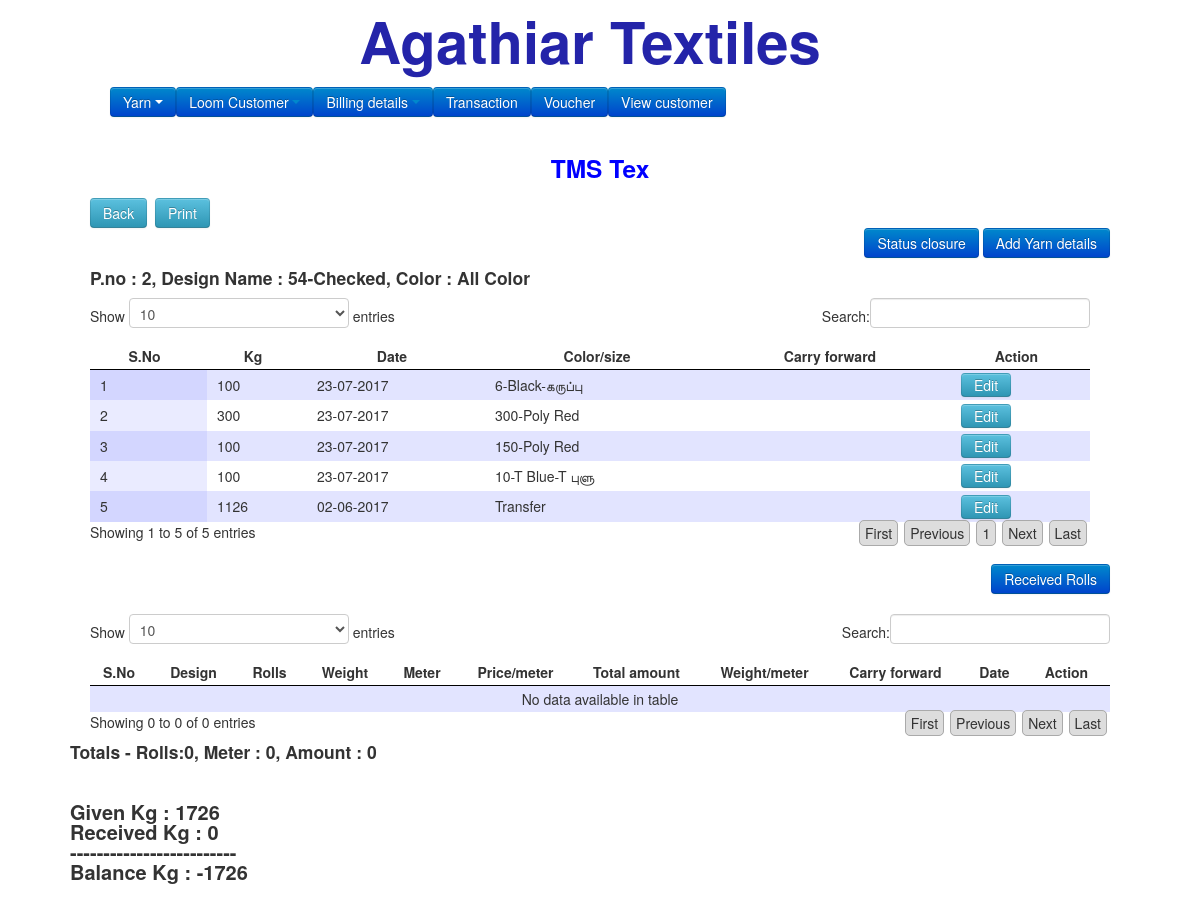
Page /paavudetails.php?userid=1&paavuid=2 on the earlier database version.
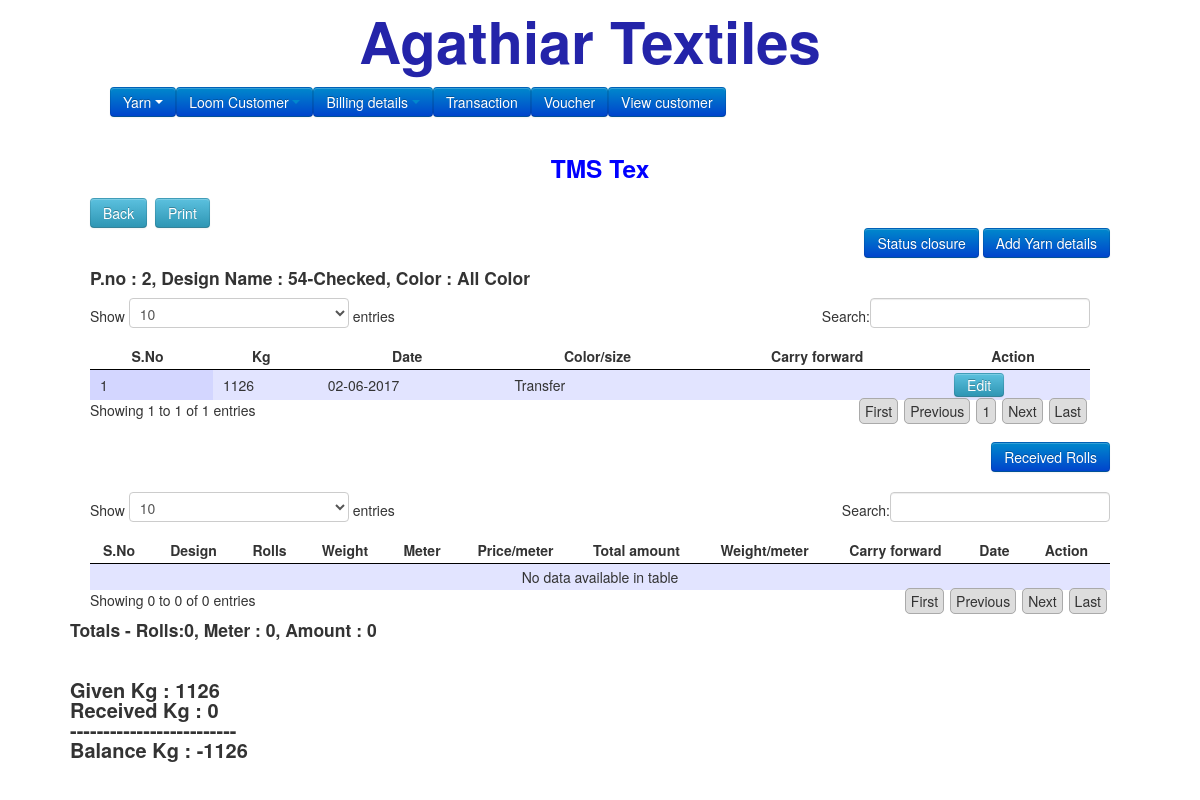
Same page on the later database version.
### tables this page shows
CREATE TABLE `users` (
  `id` int(50) NOT NULL,
  `name` varchar(50) NOT NULL,
  `emailid` varchar(50) NOT NULL,
  `mobileno` varchar(50) NOT NULL,
  `address` varchar(150) NOT NULL,
  `date` varchar(50) NOT NULL
);

CREATE TABLE `paavus` (
  `id` int(50) NOT NULL,
  `paavuno` int(20) NOT NULL,
  `name` varchar(50) NOT NULL,
  `userid` int(50) NOT NULL,
  `price` double NOT NULL,
  `date` timestamp NOT NULL DEFAULT CURRENT_TIMESTAMP,
  `color` varchar(50) NOT NULL,
  `status` int(10) NOT NULL,
  `statusupdate` varchar(50) NOT NULL,
  `carry_paavuid` int(20) NOT NULL,
  `closeamount` double NOT NULL
);

CREATE TABLE `designs` (
  `id` int(11) NOT NULL,
  `name` varchar(50) NOT NULL,
  `date` varchar(100) NOT NULL
);

CREATE TABLE `paavudetails` (
  `id` int(11) NOT NULL,
  `paavuid` int(11) NOT NULL,
  `carry_paavuid` int(10) NOT NULL,
  `kg` double NOT NULL,
  `color` int(11) NOT NULL,
  `date` varchar(50) NOT NULL,
  `printno` int(20) NOT NULL,
  `threadid` int(20) NOT NULL,
  `yarnprintno` int(20) NOT NULL
);

CREATE TABLE `color` (
  `id` int(50) NOT NULL,
  `name` text NOT NULL,
  `date` varchar(50) NOT NULL
);

### paavudetails.php (the view, shortened to what this page needs)
<?php
include('template/header.php');
$userid=$_REQUEST["userid"];
$paavuid=$_REQUEST["paavuid"];
$paavus = getSingleData('paavus',$paavuid);
$users = getSingleData('users',$userid);
?>
<div id="print">
<center><h3 style="color:blue;"><?php echo $users[0]['name']; ?></h3></center>
<div class="back"><a href="paavu.php?userid=<?php echo $userid; ?>"><input type="button" value="Back" class="btn btn-info"></a>&nbsp;&nbsp;<a href="javascript:void(0);" onclick="printTrigger();"><input type="button" value="Print" class="btn btn-info"></a></div>
<div align="right" class="row">
<?php
if($paavus[0]['status'] == 0) { ?>
<a href="statusupdate.php?userid=<?php echo $userid; ?>&paavuid=<?php echo $paavuid; ?>"><input type="button" value="Status closure" class="btn btn-primary"></a>
<a href="add_paavudetails.php?userid=<?php echo $userid; ?>&paavuid=<?php echo $paavuid; ?>"><input type="submit" value="Add Yarn details" class="btn btn-primary"></a>
<?php } ?>
</div>
<?php
$select=mysql_query("SELECT * FROM paavudetails where paavuid = {$paavuid} order by id desc");
?>
<h4>P.no : <?php echo $paavus[0]['paavuno']; ?>, Design Name : <?php echo getDataByName('designs', $paavus[0]['name'], 'name');  ?>, Color : <?php echo $paavus[0]['color']  ?></h4>
<div class="row container-fluid">
<div class="col-sm-12">
<table id="example" border="0">
<thead>
<tr>
<th>S.No</th>
<th>Kg</th>
<th>Date</th>
<th>Color/size</th>
<th>Carry forward</th>
<th>Action</th>
</tr>
</thead>
<tbody>
<?php
$sno = 1;
$addKg = 0;
$returnKg = 0;
while($fetch = mysql_fetch_assoc($select)) {
	$addKg = $addKg + $fetch["kg"];
	if($fetch["carry_paavuid"] != 0){
		$carry_paavus = getSingleData('paavus',$fetch["carry_paavuid"]);
		if(!empty($carry_paavus)) {
		$carryfor = "carry forward from: ".$carry_paavus[0]['paavuno']."-".getDataByName('designs', $carry_paavus[0]['name'], 'name');
		} else {
			$carryfor = '';
		}
	} else {
		$carryfor = '';
	}
echo "<tr><td>{$sno}</td><td>".$fetch["kg"]."</td><td>".date('d-m-Y',$fetch["date"])."</td><td>".getDataByName('color', $fetch["color"], 'name')."</td><td>".$carryfor."</td><td>"."<button class='btn btn-info cbtn' onclick=\"redirect('add_paavudetails.php?id=".$fetch["id"]."&paavuid=".$paavuid."&userid=".$userid."')\">Edit</button></td></tr>";
$sno++;
}
?>
</tbody>
</table>
</div>
</div>
<?php if($paavus[0]['status'] == 0) { ?>
<div class="row" align="right"><a href="return_Paavudetails.php?userid=<?php echo $userid; ?>&paavuid=<?php echo $paavuid; ?>"><input type="submit" value="Received Rolls" class="btn btn-primary"></a></div>
<?php } ?>
<table class="example" border="0">
<thead>
<tr>
<th>S.No</th>
<th>Design</th>
<th>Rolls</th>
<th>Weight</th>
<th>Meter</th>
<th>Price/meter</th>
<th>Total amount</th>
<th>Weight/meter</th>
<th>Carry forward</th>
<th>Date</th>
<th>Action</th>
</tr>
</thead>
<tbody>
<?php
$totalroles = 0;
$totalmeter = 0;
$totalamount = 0;
?>
</tbody>
</table>
<br/>
<div class="row">
<h4>Totals -  Rolls:<?php echo $totalroles; ?>,  Meter : <?php echo $totalmeter; ?>,  Amount : <?php echo $totalamount; ?> </h4></div>
<div class="row" style="font-size:20px;padding-top:30px;font-weight:bold;">
Given Kg : <?php echo $addKg; ?><br/>
Received Kg : <?php echo $returnKg; ?><br/>
-------------------------<br/>
Balance Kg : <?php echo $returnKg-$addKg; ?>
</div>
<div class="row" align="center" style="font-size:20px;padding-top:30px;font-weight:bold;">
</body>
</html>

### template/header.php (shortened to what this page needs)
<?php
function getSingleData($tablename, $id){
	$sql = "select * from {$tablename} where id = {$id}";
	$select=mysql_query($sql);
	$i=0;
	$data = [];
	while($fetch = mysql_fetch_assoc($select)) {
		$data[$i] = $fetch;
		$i++;
	}
	return $data;
}
function getSqlData($sql){
	$data = [];
	return $data;
}
function getDataByName($tablename, $id, $fieldName){
	if($id){
	$sql = "select * from {$tablename} where id = {$id}";
	$select=mysql_query($sql);
	$i=0;
	while($fetch = mysql_fetch_assoc($select)) {
		$data[$i] = $fetch;
		$i++;
	}
	return $data[0][$fieldName];
	} else {
		return '';
	}
}
?>
<!DOCTYPE HTML>
<html>
<head>
<link rel="stylesheet" type="text/css" href="css/bootstrap.min.css">
<link rel="stylesheet" type="text/css" href="css/jquery.dataTables.css">
<link rel="stylesheet" media="all" type="text/css" href="css/jquery-ui-1.8.16.custom.css" />
  <link rel="stylesheet" media="all" type="text/css" href="css/validationEngine.jquery.css" />
</head>
<body class="container" style="width:85%;">
<div class="container-fluid" >
	<div class="row">
		<div class="page-banner" style="font-size: 58px;font-weight: bold;text-align: center;padding: 16px;color: #2424a9;margin:15px;">Agathiar Textiles </div>
	</div>
	<div>
		<nav style="min-height:36px;" class="navbar navbar-default">
			<div class="buttoncls">
				<ul class="nav navbar-nav">
				  <li class="active">
					<div class="dropdown">
					  <button class="btn btn-primary dropdown-toggle" type="button" data-toggle="dropdown">Yarn
					  <span class="caret"></span></button>
					</div>
				  </li>
				  <li><div class="dropdown">
					  <button class="btn btn-primary dropdown-toggle" type="button" data-toggle="dropdown">Loom Customer
					  <span class="caret"></span></button>
					</div>
				  </li>
				  <li><div class="dropdown">
					  <button class="btn btn-primary dropdown-toggle" type="button" data-toggle="dropdown">Billing details
					  <span class="caret"></span></button>
					</div>
				  </li>
				  <li><a href="transaction.php" style="color:#FFF;padding:0;"><button class="btn btn-primary dropdown-toggle " type="button" > Transaction</button></a></li>
				  <li><a href="voucher.php" style="color:#FFF;padding:0;"><button class="btn btn-primary dropdown-toggle " type="button" > Voucher</button></a></li>
					<li><a href="users.php" style="color:#FFF;padding:0;"><button class="btn btn-primary dropdown-toggle " type="button" > View customer</button></a></li>
				</ul>
			</div>
		</nav>
	</div>
</div>

Differences in the rows shown:
removed paavudetails: kg "100", date "23-07-2017", color.name "6-Black-கருப்பு"
removed paavudetails: kg "300", date "23-07-2017", color.name "300-Poly Red"
removed paavudetails: kg "100", date "23-07-2017", color.name "150-Poly Red"
removed paavudetails: kg "100", date "23-07-2017", color.name "10-T Blue-T புளு"
Other differences:
text written by a page script: "Show entries Search: Showing 1 to 5 of 5 entries First Previous 1 Next Last" → "Show entries Search: Showing 1 to 1 of 1 entries First Previous 1 Next Last"
$addKg: "1726" → "1126"
$returnKg-$addKg: "-1726" → "-1126"
